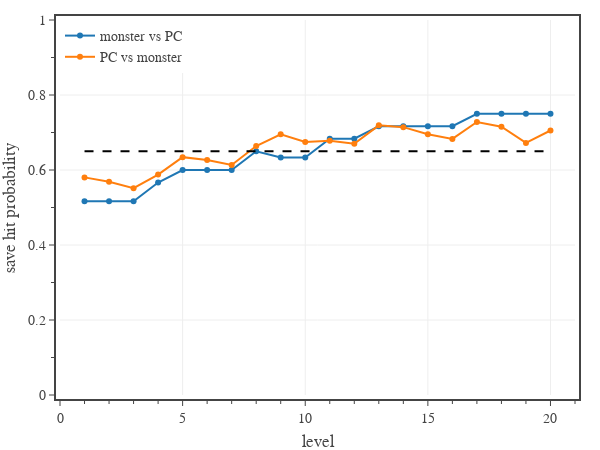

Notebook code for this chart:
### Code cell
# plots the average probability of hitting with a saving throw

pc = {
    'level':      [ 1, 2, 3, 4, 5, 6, 7, 8, 9,10,11,12,13,14,15,16,17,18,19,20],
    'attack mod': [ 3, 3, 3, 4, 4, 4, 4, 5, 5, 5, 5, 5, 5, 5, 5, 5, 5, 5, 5, 5],
    'prof bonus': [ 2, 2, 2, 2, 3, 3, 3, 3, 4, 4, 4, 4, 5, 5, 5, 5, 6, 6, 6, 6],
    'ability mod': {
        'ability 1': [ 3, 3, 3, 3, 3, 3, 3, 3, 3, 3, 3, 3, 3, 3, 3, 3, 3, 3, 3, 3],
        'ability 2': [ 3, 3, 3, 3, 3, 3, 3, 3, 3, 3, 3, 3, 3, 3, 3, 3, 3, 3, 3, 3],
        'ability 3': [ 3, 3, 3, 3, 3, 3, 3, 3, 3, 3, 3, 3, 3, 3, 3, 3, 3, 3, 3, 3],
        'ability 4': [-1,-1,-1,-1,-1,-1,-1,-1,-1,-1,-1,-1,-1,-1,-1,-1,-1,-1,-1,-1],
        'ability 5': [-1,-1,-1,-1,-1,-1,-1,-1,-1,-1,-1,-1,-1,-1,-1,-1,-1,-1,-1,-1],
        'ability 6': [-1,-1,-1,-1,-1,-1,-1,-1,-1,-1,-1,-1,-1,-1,-1,-1,-1,-1,-1,-1],
    },
    'save mod': [ 0, 0, 0, 0, 0, 0, 0, 0, 0, 0, 0, 0, 0, 0, 0, 0, 0, 0, 0, 0]
}
pc['save dc'] = [8 + pc['attack mod'][i] + pc['prof bonus'][i] for i in range(20)]
for i in range(20):
    pc['save mod'][i] = np.mean([pc['ability mod'][ability][i] for ability in pc['ability mod']])
pc['save bonus'] = [pc['save mod'][i] + pc['prof bonus'][i]/3 for i in range(20)]

dfD = pd.read_csv('../../assets/data/dmg-targets.csv') # 'CR','PB','AC','AB','DC'
dfD = dfD[dfD['CR'].between(1, 20)]

dfM = df0[df0['CR'].between(1,20) & df0['Category'].isin(['generic','legendary','unique'])]
dfM['Ave Mod'] = dfM.apply(lambda row: average_ability_mod(row), axis=1)
dfM = dfM[['CR','Ave Mod']].groupby('CR').mean().reset_index()
dfM.sort_values(by='CR', inplace=True)

def save_hit_prob(sb, dc):
    return max(0.05, min(1.00, 0.05*(dc - sb - 1)))

# create figure
fig = go.Figure(
    layout=go.Layout(
        template=TFB_TEMPLATE,
        margin=dict(l=60, r=25, b=55, t=20, pad=4),
        xaxis=dict(
            title_text='level',
            range=[0,21],
            tick0=0, dtick=5,
            minor=dict(tick0=0, dtick=1),
        ),
        yaxis=dict(
            title_text='save hit probability',
            range=[0,1],
            tick0=0, dtick=0.2,
            minor=dict(tick0=0, dtick=0.1),
        ),
        legend=dict(
            xanchor='left', yanchor='top',
            x=0.00, y=1.00,
            orientation='v',
            tracegroupgap=0,
        )
    )
)


# monster vs pc
lvl = np.array(pc['level'])
sb = np.array(pc['save bonus'])
dc = np.array(dfD['DC'])
phit = np.array([save_hit_prob(sb[i], dc[i]) for i in range(20)])
fig.add_trace(go.Scatter(
    x=lvl, 
    y=phit,
    mode='markers+lines', 
    name='monster vs PC',
    hovertemplate=
        'Level %{x}<br>'+
        'Hit Probability %{y:,.0%}' + 
        '<extra></extra>'
))
print(np.mean(phit))

# pc vs monster
lvl = np.array(pc['level'])
dc = np.array(pc['save dc'])
sb = np.array(dfM['Ave Mod'])
phit = np.array([save_hit_prob(sb[i], dc[i]) for i in range(20)])
fig.add_trace(go.Scatter(
    x=lvl, 
    y=phit,
    mode='markers+lines', 
    name='PC vs monster',
    hovertemplate=
        'Level %{x}<br>'+
        'Hit Probability %{y:,.0%}' + 
        '<extra></extra>'
))
print(np.mean(phit))

# reference line
fig.add_trace(go.Scatter(
    x=lvl, 
    y=[0.65]*len(lvl),
    mode='lines', 
    name='reference',
    line=dict(color='black', dash='dash'),
    showlegend=False,
    hoverinfo='skip',
))

# show figure
fig.update_layout(width=600, height=450)
fig.show(config=TFB_CONFIG)

# save figures
if SAVEFIGS:
    fig.update_layout(autosize=True, width=None, height=None)
    save_fig_html(fig, format='large', name=f'./fig-save-hit-probability-vs-level-large')
    save_fig_html(fig, format='small', name=f'./fig-save-hit-probability-vs-level-small')

### Figure 1 — Plotly figure (JSON) as saved in the notebook; plotly's stock layout.template omitted (floating-point values rounded to 4 significant figures)
{"data": [{"hovertemplate": "Level %{x}<br>Hit Probability %{y:,.0%}<extra></extra>", "mode": "markers+lines", "name": "monster vs PC", "type": "scatter", "x": [1, 2, 3, 4, 5, 6, 7, 8, 9, 10, 11, 12, 13, 14, 15, 16, 17, 18, 19, 20], "y": [0.5167, 0.5167, 0.5167, 0.5667, 0.6, 0.6, 0.6, 0.65, 0.6333, 0.6333, 0.6833, 0.6833, 0.7167, 0.7167, 0.7167, 0.7167, 0.75, 0.75, 0.75, 0.75]}, {"hovertemplate": "Level %{x}<br>Hit Probability %{y:,.0%}<extra></extra>", "mode": "markers+lines", "name": "PC vs monster", "type": "scatter", "x": [1, 2, 3, 4, 5, 6, 7, 8, 9, 10, 11, 12, 13, 14, 15, 16, 17, 18, 19, 20], "y": [0.5803, 0.5685, 0.5515, 0.5877, 0.6342, 0.6264, 0.6134, 0.6639, 0.6953, 0.6748, 0.678, 0.6699, 0.7191, 0.7142, 0.6952, 0.683, 0.7281, 0.7155, 0.6722, 0.7053]}, {"hoverinfo": "skip", "line": {"color": "black", "dash": "dash"}, "mode": "lines", "name": "reference", "showlegend": false, "type": "scatter", "x": [1, 2, 3, 4, 5, 6, 7, 8, 9, 10, 11, 12, 13, 14, 15, 16, 17, 18, 19, 20], "y": [0.65, 0.65, 0.65, 0.65, 0.65, 0.65, 0.65, 0.65, 0.65, 0.65, 0.65, 0.65, 0.65, 0.65, 0.65, 0.65, 0.65, 0.65, 0.65, 0.65]}], "layout": {"height": 450, "legend": {"orientation": "v", "tracegroupgap": 0, "x": 0, "xanchor": "left", "y": 1, "yanchor": "top"}, "margin": {"b": 55, "l": 60, "pad": 4, "r": 25, "t": 20}, "width": 600, "xaxis": {"dtick": 5, "minor": {"dtick": 1, "tick0": 0}, "range": [0, 21], "tick0": 0, "title": {"text": "level"}}, "yaxis": {"dtick": 0.2, "minor": {"dtick": 0.1, "tick0": 0}, "range": [0, 1], "tick0": 0, "title": {"text": "save hit probability"}}}}
